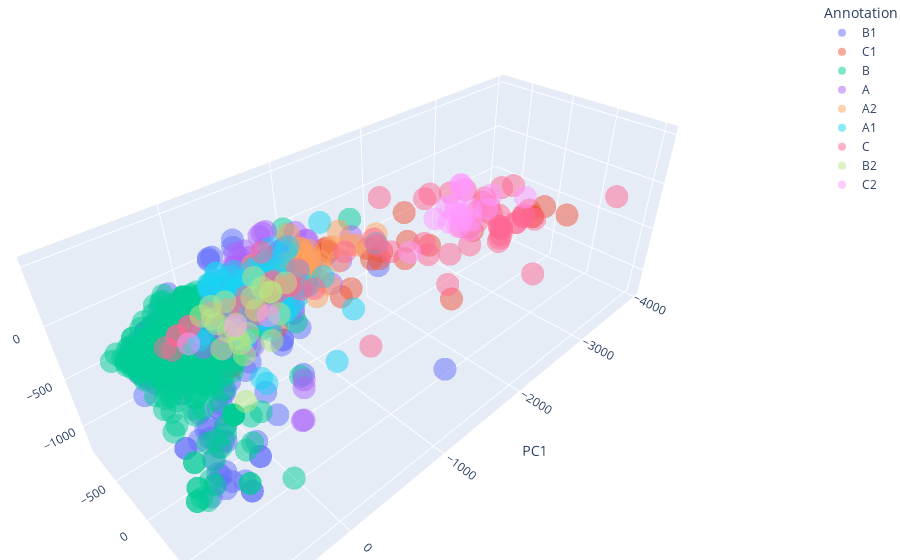

Write notebook code for a chart like this one.
### Code cell
import plotly.express as px
import pandas as pd


df_plot = pd.DataFrame({
    'PC1': pca_components[:, 0],
    'PC2': pca_components[:, 1],
    'PC3': pca_components[:, 2],
    'Annotation': annotations
})


fig = px.scatter_3d(df_plot, x='PC1', y='PC2', z='PC3', color='Annotation',
                    title='PCA',
                    opacity=0.5, size_max=5)

fig.update_layout(margin=dict(l=0, r=0, b=0, t=0))
fig.show()
